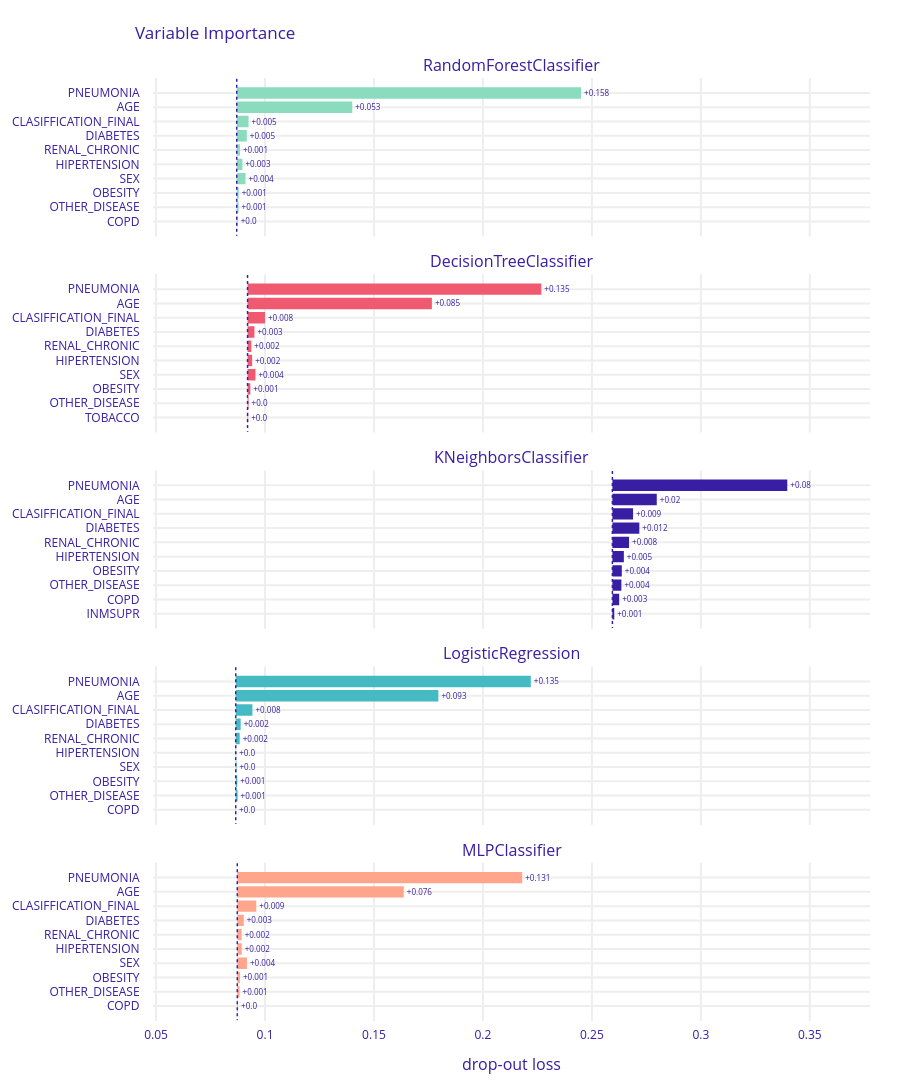

Write notebook code for a chart like this one.
### Code cell
#Plot the variable importances of the 5 classifiers together
mp_forest.plot(objects=[mp_tree, mp_knn, mp_logreg, mp_mlp])

### Figure 1 — Plotly figure (JSON) as saved in the notebook; plotly's stock layout.template omitted (floating-point values rounded to 4 significant figures)
{"data": [{"base": 0.08701, "hoverinfo": "text", "hoverlabel": {"bgcolor": "rgba(0,0,0,0.8)"}, "hovertext": ["Model: RandomForestClassifier loss after<br>variable: PNEUMONIA is permuted: 0.245<br>Drop-out loss change: +0.158", "Model: RandomForestClassifier loss after<br>variable: AGE is permuted: 0.14<br>Drop-out loss change: +0.053", "Model: RandomForestClassifier loss after<br>variable: CLASIFFICATION_FINAL is permuted: 0.092<br>Drop-out loss change: +0.005", "Model: RandomForestClassifier loss after<br>variable: DIABETES is permuted: 0.092<br>Drop-out loss change: +0.005", "Model: RandomForestClassifier loss after<br>variable: RENAL_CHRONIC is permuted: 0.088<br>Drop-out loss change: +0.001", "Model: RandomForestClassifier loss after<br>variable: HIPERTENSION is permuted: 0.09<br>Drop-out loss change: +0.003", "Model: RandomForestClassifier loss after<br>variable: SEX is permuted: 0.091<br>Drop-out loss change: +0.004", "Model: RandomForestClassifier loss after<br>variable: OBESITY is permuted: 0.088<br>Drop-out loss change: +0.001", "Model: RandomForestClassifier loss after<br>variable: OTHER_DISEASE is permuted: 0.088<br>Drop-out loss change: +0.001", "Model: RandomForestClassifier loss after<br>variable: COPD is permuted: 0.087<br>Drop-out loss change: +0.0"], "marker": {"color": "#8bdcbe"}, "orientation": "h", "showlegend": false, "text": ["+0.158", "+0.053", "+0.005", "+0.005", "+0.001", "+0.003", "+0.004", "+0.001", "+0.001", "+0.0"], "textposition": "outside", "type": "bar", "x": [0.158, 0.05302, 0.005428, 0.004642, 0.001464, 0.002615, 0.004037, 0.0009136, 0.0008311, 0.0004345], "xaxis": "x", "y": ["PNEUMONIA", "AGE", "CLASIFFICATION_FINAL", "DIABETES", "RENAL_CHRONIC", "HIPERTENSION", "SEX", "OBESITY", "OTHER_DISEASE", "COPD"], "yaxis": "y"}, {"base": 0.09198, "hoverinfo": "text", "hoverlabel": {"bgcolor": "rgba(0,0,0,0.8)"}, "hovertext": ["Model: DecisionTreeClassifier loss after<br>variable: PNEUMONIA is permuted: 0.227<br>Drop-out loss change: +0.135", "Model: DecisionTreeClassifier loss after<br>variable: AGE is permuted: 0.177<br>Drop-out loss change: +0.085", "Model: DecisionTreeClassifier loss after<br>variable: CLASIFFICATION_FINAL is permuted: 0.1<br>Drop-out loss change: +0.008", "Model: DecisionTreeClassifier loss after<br>variable: DIABETES is permuted: 0.095<br>Drop-out loss change: +0.003", "Model: DecisionTreeClassifier loss after<br>variable: RENAL_CHRONIC is permuted: 0.094<br>Drop-out loss change: +0.002", "Model: DecisionTreeClassifier loss after<br>variable: HIPERTENSION is permuted: 0.094<br>Drop-out loss change: +0.002", "Model: DecisionTreeClassifier loss after<br>variable: SEX is permuted: 0.096<br>Drop-out loss change: +0.004", "Model: DecisionTreeClassifier loss after<br>variable: OBESITY is permuted: 0.093<br>Drop-out loss change: +0.001", "Model: DecisionTreeClassifier loss after<br>variable: OTHER_DISEASE is permuted: 0.092<br>Drop-out loss change: +0.0", "Model: DecisionTreeClassifier loss after<br>variable: TOBACCO is permuted: 0.092<br>Drop-out loss change: +0.0"], "marker": {"color": "#f05a71"}, "orientation": "h", "showlegend": false, "text": ["+0.135", "+0.085", "+0.008", "+0.003", "+0.002", "+0.002", "+0.004", "+0.001", "+0.0", "+0.0"], "textposition": "outside", "type": "bar", "x": [0.1348, 0.08459, 0.007999, 0.003156, 0.001732, 0.002097, 0.00364, 0.001275, 0.0004546, 0.0002622], "xaxis": "x2", "y": ["PNEUMONIA", "AGE", "CLASIFFICATION_FINAL", "DIABETES", "RENAL_CHRONIC", "HIPERTENSION", "SEX", "OBESITY", "OTHER_DISEASE", "TOBACCO"], "yaxis": "y2"}, {"base": 0.2594, "hoverinfo": "text", "hoverlabel": {"bgcolor": "rgba(0,0,0,0.8)"}, "hovertext": ["Model: KNeighborsClassifier loss after<br>variable: PNEUMONIA is permuted: 0.34<br>Drop-out loss change: +0.08", "Model: KNeighborsClassifier loss after<br>variable: AGE is permuted: 0.28<br>Drop-out loss change: +0.02", "Model: KNeighborsClassifier loss after<br>variable: CLASIFFICATION_FINAL is permuted: 0.269<br>Drop-out loss change: +0.009", "Model: KNeighborsClassifier loss after<br>variable: DIABETES is permuted: 0.272<br>Drop-out loss change: +0.012", "Model: KNeighborsClassifier loss after<br>variable: RENAL_CHRONIC is permuted: 0.267<br>Drop-out loss change: +0.008", "Model: KNeighborsClassifier loss after<br>variable: HIPERTENSION is permuted: 0.265<br>Drop-out loss change: +0.005", "Model: KNeighborsClassifier loss after<br>variable: OBESITY is permuted: 0.264<br>Drop-out loss change: +0.004", "Model: KNeighborsClassifier loss after<br>variable: OTHER_DISEASE is permuted: 0.264<br>Drop-out loss change: +0.004", "Model: KNeighborsClassifier loss after<br>variable: COPD is permuted: 0.263<br>Drop-out loss change: +0.003", "Model: KNeighborsClassifier loss after<br>variable: INMSUPR is permuted: 0.26<br>Drop-out loss change: +0.001"], "marker": {"color": "#371ea3"}, "orientation": "h", "showlegend": false, "text": ["+0.08", "+0.02", "+0.009", "+0.012", "+0.008", "+0.005", "+0.004", "+0.004", "+0.003", "+0.001"], "textposition": "outside", "type": "bar", "x": [0.08025, 0.02036, 0.009488, 0.01237, 0.007636, 0.005259, 0.004313, 0.004128, 0.003104, 0.0008564], "xaxis": "x3", "y": ["PNEUMONIA", "AGE", "CLASIFFICATION_FINAL", "DIABETES", "RENAL_CHRONIC", "HIPERTENSION", "OBESITY", "OTHER_DISEASE", "COPD", "INMSUPR"], "yaxis": "y3"}, {"base": 0.08655, "hoverinfo": "text", "hoverlabel": {"bgcolor": "rgba(0,0,0,0.8)"}, "hovertext": ["Model: LogisticRegression loss after<br>variable: PNEUMONIA is permuted: 0.222<br>Drop-out loss change: +0.135", "Model: LogisticRegression loss after<br>variable: AGE is permuted: 0.18<br>Drop-out loss change: +0.093", "Model: LogisticRegression loss after<br>variable: CLASIFFICATION_FINAL is permuted: 0.094<br>Drop-out loss change: +0.008", "Model: LogisticRegression loss after<br>variable: DIABETES is permuted: 0.089<br>Drop-out loss change: +0.002", "Model: LogisticRegression loss after<br>variable: RENAL_CHRONIC is permuted: 0.088<br>Drop-out loss change: +0.002", "Model: LogisticRegression loss after<br>variable: HIPERTENSION is permuted: 0.087<br>Drop-out loss change: +0.0", "Model: LogisticRegression loss after<br>variable: SEX is permuted: 0.087<br>Drop-out loss change: +0.0", "Model: LogisticRegression loss after<br>variable: OBESITY is permuted: 0.087<br>Drop-out loss change: +0.001", "Model: LogisticRegression loss after<br>variable: OTHER_DISEASE is permuted: 0.087<br>Drop-out loss change: +0.001", "Model: LogisticRegression loss after<br>variable: COPD is permuted: 0.087<br>Drop-out loss change: +0.0"], "marker": {"color": "#46bac2"}, "orientation": "h", "showlegend": false, "text": ["+0.135", "+0.093", "+0.008", "+0.002", "+0.002", "+0.0", "+0.0", "+0.001", "+0.001", "+0.0"], "textposition": "outside", "type": "bar", "x": [0.1354, 0.09299, 0.007661, 0.002265, 0.001819, 0.0001814, 0.0003513, 0.0007107, 0.0008517, 0.0001361], "xaxis": "x4", "y": ["PNEUMONIA", "AGE", "CLASIFFICATION_FINAL", "DIABETES", "RENAL_CHRONIC", "HIPERTENSION", "SEX", "OBESITY", "OTHER_DISEASE", "COPD"], "yaxis": "y4"}, {"base": 0.08727, "hoverinfo": "text", "hoverlabel": {"bgcolor": "rgba(0,0,0,0.8)"}, "hovertext": ["Model: MLPClassifier loss after<br>variable: PNEUMONIA is permuted: 0.218<br>Drop-out loss change: +0.131", "Model: MLPClassifier loss after<br>variable: AGE is permuted: 0.164<br>Drop-out loss change: +0.076", "Model: MLPClassifier loss after<br>variable: CLASIFFICATION_FINAL is permuted: 0.096<br>Drop-out loss change: +0.009", "Model: MLPClassifier loss after<br>variable: DIABETES is permuted: 0.09<br>Drop-out loss change: +0.003", "Model: MLPClassifier loss after<br>variable: RENAL_CHRONIC is permuted: 0.089<br>Drop-out loss change: +0.002", "Model: MLPClassifier loss after<br>variable: HIPERTENSION is permuted: 0.089<br>Drop-out loss change: +0.002", "Model: MLPClassifier loss after<br>variable: SEX is permuted: 0.092<br>Drop-out loss change: +0.004", "Model: MLPClassifier loss after<br>variable: OBESITY is permuted: 0.088<br>Drop-out loss change: +0.001", "Model: MLPClassifier loss after<br>variable: OTHER_DISEASE is permuted: 0.088<br>Drop-out loss change: +0.001", "Model: MLPClassifier loss after<br>variable: COPD is permuted: 0.088<br>Drop-out loss change: +0.0"], "marker": {"color": "#ffa58c"}, "orientation": "h", "showlegend": false, "text": ["+0.131", "+0.076", "+0.009", "+0.003", "+0.002", "+0.002", "+0.004", "+0.001", "+0.001", "+0.0"], "textposition": "outside", "type": "bar", "x": [0.1307, 0.07641, 0.008716, 0.002968, 0.001988, 0.00205, 0.004433, 0.001218, 0.001036, 0.0003335], "xaxis": "x5", "y": ["PNEUMONIA", "AGE", "CLASIFFICATION_FINAL", "DIABETES", "RENAL_CHRONIC", "HIPERTENSION", "SEX", "OBESITY", "OTHER_DISEASE", "COPD"], "yaxis": "y5"}], "layout": {"annotations": [{"font": {"size": 16}, "showarrow": false, "text": "RandomForestClassifier", "x": 0.5, "xanchor": "center", "xref": "paper", "y": 1, "yanchor": "bottom", "yref": "paper"}, {"font": {"size": 16}, "showarrow": false, "text": "DecisionTreeClassifier", "x": 0.5, "xanchor": "center", "xref": "paper", "y": 0.792, "yanchor": "bottom", "yref": "paper"}, {"font": {"size": 16}, "showarrow": false, "text": "KNeighborsClassifier", "x": 0.5, "xanchor": "center", "xref": "paper", "y": 0.584, "yanchor": "bottom", "yref": "paper"}, {"font": {"size": 16}, "showarrow": false, "text": "LogisticRegression", "x": 0.5, "xanchor": "center", "xref": "paper", "y": 0.376, "yanchor": "bottom", "yref": "paper"}, {"font": {"size": 16}, "showarrow": false, "text": "MLPClassifier", "x": 0.5, "xanchor": "center", "xref": "paper", "y": 0.168, "yanchor": "bottom", "yref": "paper"}, {"font": {"size": 16}, "showarrow": false, "text": "drop-out loss", "x": 0.5, "xanchor": "center", "xref": "paper", "y": 0, "yanchor": "top", "yref": "paper", "yshift": -30}], "font": {"color": "#371ea3"}, "height": 1599, "margin": {"b": 71, "r": 30, "t": 78}, "shapes": [{"line": {"color": "#371ea3", "dash": "dot", "width": 1.5}, "type": "line", "x0": 0.08701, "x1": 0.08701, "xref": "x", "y0": -1, "y1": 10, "yref": "y"}, {"line": {"color": "#371ea3", "dash": "dot", "width": 1.5}, "type": "line", "x0": 0.09198, "x1": 0.09198, "xref": "x2", "y0": -1, "y1": 10, "yref": "y2"}, {"line": {"color": "#371ea3", "dash": "dot", "width": 1.5}, "type": "line", "x0": 0.2594, "x1": 0.2594, "xref": "x3", "y0": -1, "y1": 10, "yref": "y3"}, {"line": {"color": "#371ea3", "dash": "dot", "width": 1.5}, "type": "line", "x0": 0.08655, "x1": 0.08655, "xref": "x4", "y0": -1, "y1": 10, "yref": "y4"}, {"line": {"color": "#371ea3", "dash": "dot", "width": 1.5}, "type": "line", "x0": 0.08727, "x1": 0.08727, "xref": "x5", "y0": -1, "y1": 10, "yref": "y5"}], "title": {"text": "Variable Importance", "x": 0.15}, "xaxis": {"anchor": "y", "automargin": true, "domain": [0, 1], "fixedrange": true, "gridwidth": 2, "matches": "x5", "range": [0.04859, 0.3776], "showticklabels": false, "tickcolor": "white", "ticklen": 3, "ticks": "outside", "type": "linear", "zeroline": false}, "xaxis2": {"anchor": "y2", "automargin": true, "domain": [0, 1], "fixedrange": true, "gridwidth": 2, "matches": "x5", "range": [0.04859, 0.3776], "showticklabels": false, "tickcolor": "white", "ticklen": 3, "ticks": "outside", "type": "linear", "zeroline": false}, "xaxis3": {"anchor": "y3", "automargin": true, "domain": [0, 1], "fixedrange": true, "gridwidth": 2, "matches": "x5", "range": [0.04859, 0.3776], "showticklabels": false, "tickcolor": "white", "ticklen": 3, "ticks": "outside", "type": "linear", "zeroline": false}, "xaxis4": {"anchor": "y4", "automargin": true, "domain": [0, 1], "fixedrange": true, "gridwidth": 2, "matches": "x5", "range": [0.04859, 0.3776], "showticklabels": false, "tickcolor": "white", "ticklen": 3, "ticks": "outside", "type": "linear", "zeroline": false}, "xaxis5": {"anchor": "y5", "automargin": true, "domain": [0, 1], "fixedrange": true, "gridwidth": 2, "range": [0.04859, 0.3776], "tickcolor": "white", "ticklen": 3, "ticks": "outside", "type": "linear", "zeroline": false}, "yaxis": {"anchor": "x", "automargin": true, "autorange": "reversed", "domain": [0.832, 1], "fixedrange": true, "gridwidth": 2, "tickcolor": "white", "ticklen": 10, "ticks": "outside", "type": "category"}, "yaxis2": {"anchor": "x2", "automargin": true, "autorange": "reversed", "domain": [0.624, 0.792], "fixedrange": true, "gridwidth": 2, "tickcolor": "white", "ticklen": 10, "ticks": "outside", "type": "category"}, "yaxis3": {"anchor": "x3", "automargin": true, "autorange": "reversed", "domain": [0.416, 0.584], "fixedrange": true, "gridwidth": 2, "tickcolor": "white", "ticklen": 10, "ticks": "outside", "type": "category"}, "yaxis4": {"anchor": "x4", "automargin": true, "autorange": "reversed", "domain": [0.208, 0.376], "fixedrange": true, "gridwidth": 2, "tickcolor": "white", "ticklen": 10, "ticks": "outside", "type": "category"}, "yaxis5": {"anchor": "x5", "automargin": true, "autorange": "reversed", "domain": [0, 0.168], "fixedrange": true, "gridwidth": 2, "tickcolor": "white", "ticklen": 10, "ticks": "outside", "type": "category"}}}
